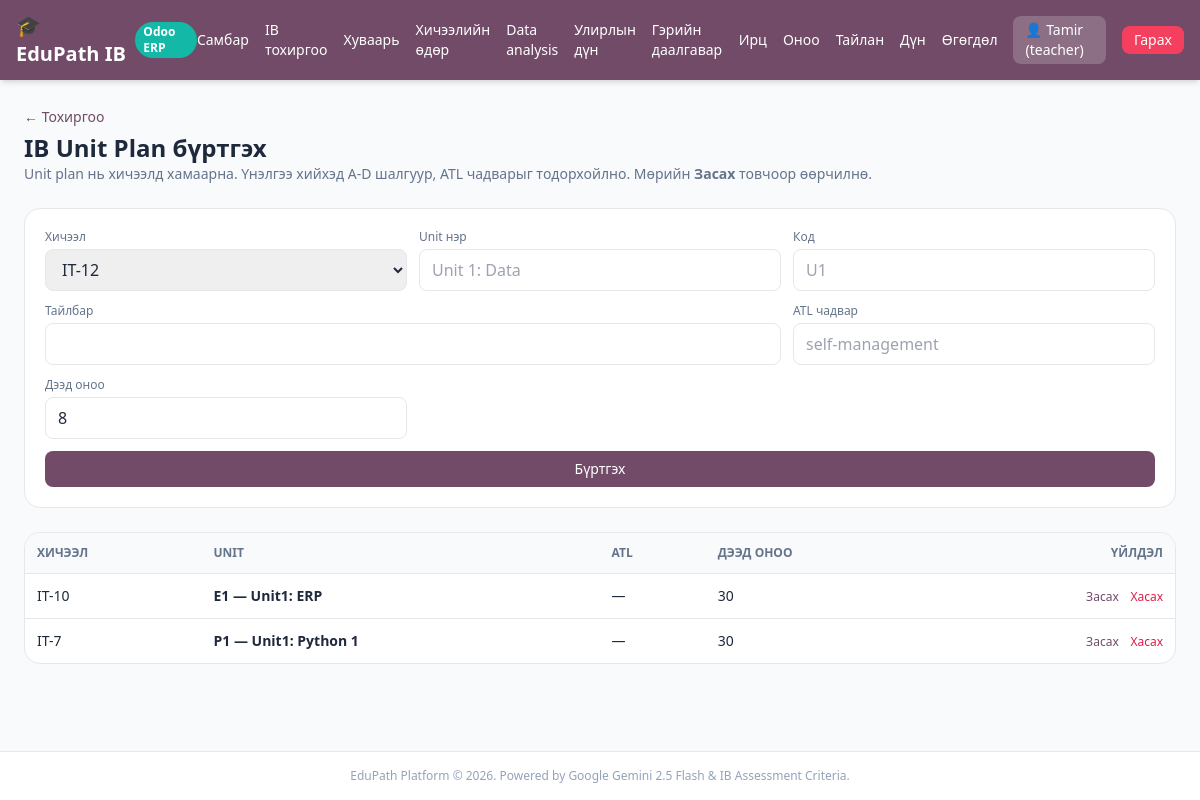
Screenshot of /teacher/setup/unit-plans (signed in) with the database file from the repository.
### tables this page shows
CREATE TABLE users (
        id INTEGER PRIMARY KEY AUTOINCREMENT,
        username TEXT UNIQUE,
        password TEXT,
        role TEXT,
        gemini_api_key TEXT
    , deepseek_api_key TEXT, grade TEXT, name TEXT, surname TEXT, student_code TEXT, email TEXT, gender TEXT, phone TEXT, instagram TEXT, photo_path TEXT);

CREATE TABLE ib_unit_plans (
        id INTEGER PRIMARY KEY AUTOINCREMENT,
        lesson_id INTEGER NOT NULL,
        title TEXT NOT NULL,
        unit_code TEXT,
        description TEXT,
        atl_skills TEXT,
        max_score INTEGER NOT NULL DEFAULT 8,
        created_by INTEGER,
        created_at INTEGER
    );

CREATE TABLE lessons (
        id INTEGER PRIMARY KEY AUTOINCREMENT,
        title TEXT,
        filename TEXT,
        teacher_id INTEGER
    );

### app.py (the view)
@app.get("/teacher/setup/unit-plans", response_class=HTMLResponse)
def teacher_unit_plans_page(request: Request, user: dict = Depends(get_current_user),
                            db: sqlite3.Connection = Depends(get_db)):
    if not user or user["role"] != "teacher":
        return RedirectResponse("/login")
    plans = [dict(r) for r in db.execute(
        """SELECT p.*, l.title as lesson_title FROM ib_unit_plans p
           JOIN lessons l ON l.id = p.lesson_id ORDER BY p.id DESC"""
    ).fetchall()]
    return templates.TemplateResponse(
        request=request, name="teacher_unit_plans.html",
        context={"user": user, "plans": plans, "lessons": [dict(r) for r in db.execute(
            "SELECT id, title FROM lessons ORDER BY id DESC"
        ).fetchall()]},
    )

### templates/teacher_unit_plans.html (shortened to what this page needs)
{% extends "base.html" %}
{% block content %}
<div class="space-y-6">
  <div>
    <a href="/teacher/setup" class="text-sm text-[#714B67] hover:underline">&larr; Тохиргоо</a>
    <h1 class="text-2xl font-black mt-1">IB Unit Plan бүртгэх</h1>
    <p class="text-sm text-slate-500">Unit plan нь хичээлд хамаарна. Үнэлгээ хийхэд A-D шалгуур, ATL чадварыг тодорхойлно. Мөрийн <b>Засах</b> товчоор өөрчилнө.</p>
  </div>
  <form method="POST" action="/teacher/setup/unit-plans" class="bg-white p-5 rounded-2xl border grid md:grid-cols-3 gap-3">
    <div>
      <label class="block text-xs text-slate-500 mb-1">Хичээл</label>
      <select name="lesson_id" required class="w-full px-3 py-2 border rounded-lg">
        {% for l in lessons %}<option value="{{ l.id }}">{{ l.title }}</option>{% endfor %}
      </select>
    </div>
    <div><label class="block text-xs text-slate-500 mb-1">Unit нэр</label><input name="title" required placeholder="Unit 1: Data" class="w-full px-3 py-2 border rounded-lg"></div>
    <div><label class="block text-xs text-slate-500 mb-1">Код</label><input name="unit_code" placeholder="U1" class="w-full px-3 py-2 border rounded-lg"></div>
    <div class="md:col-span-2"><label class="block text-xs text-slate-500 mb-1">Тайлбар</label><input name="description" class="w-full px-3 py-2 border rounded-lg"></div>
    <div><label class="block text-xs text-slate-500 mb-1">ATL чадвар</label><input name="atl_skills" placeholder="self-management" class="w-full px-3 py-2 border rounded-lg"></div>
    <div><label class="block text-xs text-slate-500 mb-1">Дээд оноо</label><input name="max_score" value="8" class="w-full px-3 py-2 border rounded-lg"></div>
    <button class="bg-[#714B67] text-white px-5 py-2 rounded-lg text-sm md:col-span-3">Бүртгэх</button>
  </form>
  <div class="bg-white rounded-2xl border overflow-x-auto">
    <table class="w-full text-sm">
      <thead class="bg-slate-50 text-slate-500 text-xs uppercase">
        <tr><th class="p-3 text-left">Хичээл</th><th class="p-3 text-left">Unit</th><th class="p-3 text-left">ATL</th><th class="p-3 text-left">Дээд оноо</th><th class="p-3 text-right">Үйлдэл</th></tr>
      </thead>
      <tbody>
        {% for p in plans %}
        <tr class="border-t">
          <td class="p-3">
            <span class="inline-view-only">{{ p.lesson_title }}</span>
          </td>
          <td class="p-3 font-semibold">
            <span class="inline-view-only">{{ p.unit_code or 'Unit' }} — {{ p.title }}</span>
          </td>
          <td class="p-3">
            <span class="inline-view-only">{{ p.atl_skills or '—' }}</span>
          </td>
          <td class="p-3">
            <span class="inline-view-only">{{ p.max_score }}</span>
          </td>
          <td class="p-3 text-right whitespace-nowrap">
            <span class="inline-view-only">
              <button type="button" onclick="editRow(this)" class="text-[#714B67] hover:underline text-xs">Засах</button>
              <form method="POST" action="/teacher/setup/unit-plans/{{ p.id }}/delete" class="inline">
                <button class="text-rose-600 hover:underline text-xs ml-2">Хасах</button>
              </form>
            </span>
          </td>
        </tr>
        {% endfor %}
      </tbody>
    </table>
  </div>
</div>
{% endblock %}

### templates/base.html (shortened to what this page needs)
<!DOCTYPE html>
<html lang="mn">
<head>
  <script src="https://cdn.tailwindcss.com"></script>
</head>
<body class="bg-slate-50 text-slate-800 min-h-screen flex flex-col">
  <nav class="bg-[#714B67] text-white shadow-md">
    <div class="max-w-7xl mx-auto px-4 py-3 flex justify-between items-center">
      <a href="/" class="flex items-center space-x-2 font-bold text-xl">
        <span>🎓 EduPath IB</span>
        <span class="text-xs bg-teal-500 text-white px-2 py-0.5 rounded-full">Odoo ERP</span>
      </a>
      <div class="flex items-center space-x-4 text-sm">
        {% if user %}
          {% if user.role == 'teacher' %}
            <a href="/teacher" class="hover:underline">Самбар</a>
            <a href="/teacher/setup" class="hover:underline">IB тохиргоо</a>
            <a href="/teacher/timetable" class="hover:underline">Хуваарь</a>
            <a href="/teacher/sessions" class="hover:underline">Хичээлийн өдөр</a>
            <a href="/teacher/data-analysis" class="hover:underline">Data analysis</a>
            <a href="/teacher/term-grades" class="hover:underline">Улирлын дүн</a>
            <a href="/teacher/homework" class="hover:underline">Гэрийн даалгавар</a>
            <a href="/teacher/attendance" class="hover:underline">Ирц</a>
            <a href="/teacher/scoring" class="hover:underline">Оноо</a>
            <a href="/teacher/reports" class="hover:underline">Тайлан</a>
            <a href="/scores" class="hover:underline">Дүн</a>
            <a href="/teacher/data-transfer" class="hover:underline">Өгөгдөл</a>
          {% else %}
            <a href="/student" class="hover:underline">Самбар</a>
            <a href="/student/data-analysis" class="hover:underline">Data analysis</a>
            <a href="/student/term-grades" class="hover:underline">Улирлын дүн</a>
            <a href="/student/report" class="hover:underline">Миний тайлан</a>
          {% endif %}
          <span class="bg-white/20 px-3 py-1 rounded-lg">👤 {{ user.name or user.username }} ({{ user.role }})</span>
          <a href="/logout" class="bg-rose-500 hover:bg-rose-600 px-3 py-1 rounded-lg transition">Гарах</a>
        {% endif %}
      </div>
    </div>
  </nav>
  <main class="flex-1 max-w-7xl w-full mx-auto p-6">
    {% block content %}{% endblock %}
  </main>
  <footer class="text-center py-4 text-xs text-slate-400 border-t bg-white">
    EduPath Platform &copy; 2026. Powered by Google Gemini 2.5 Flash & IB Assessment Criteria.
  </footer>
</body>
</html>

### rows the page displays
users: username "Tamir", role "teacher"
ib_unit_plans: lesson_title "IT-10", unit_code "E1", title "Unit1: ERP", atl_skills "—", max_score "30"
ib_unit_plans: lesson_title "IT-7", unit_code "P1", title "Unit1: Python 1", atl_skills "—", max_score "30"

### other values shown
form field lesson_id "IT-12"
